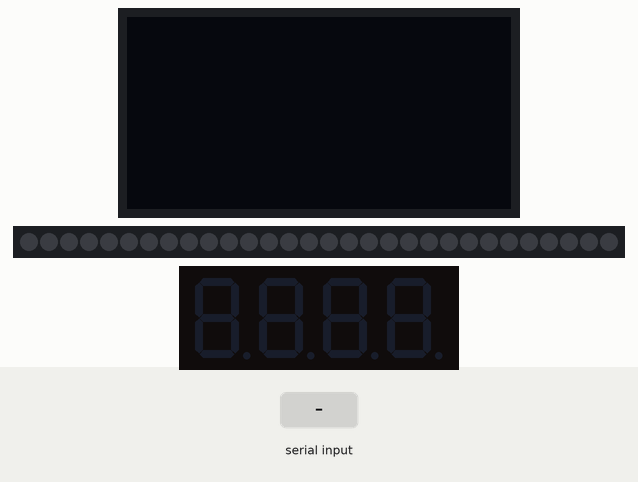
Bench run of a sketch on a simulated ESP32-S3. On the bench: 128×64 one-colour display, 30 RGB LEDs in strip order, left to right, 4-digit seven-segment display. The test bench sets the inputs (shaded band). Dim RGB values are drawn brighter than linear; what the sketch prints to the serial monitor is not drawn.

Above: at 1.6 s.
1.7 s: "n" received over Serial
At 2.24 s:
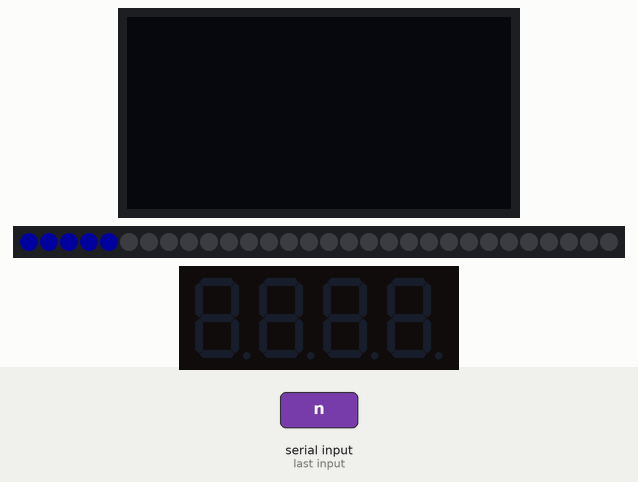
3.5 s: "o" received over Serial
5.9 s: "r" received over Serial
At 6.8 s:
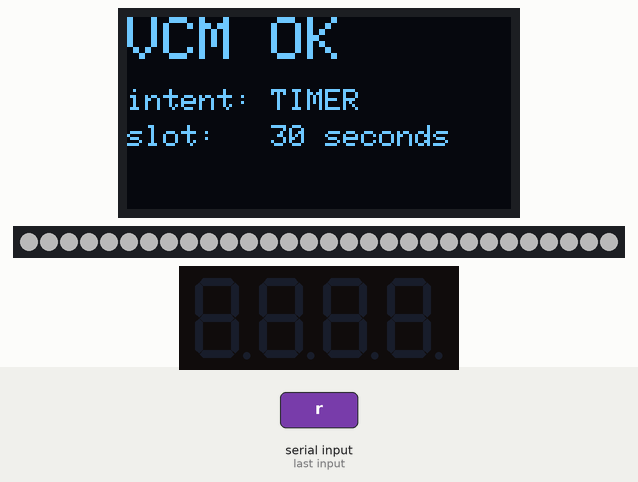
8.9 s: "t" received over Serial
At 10.4 s:
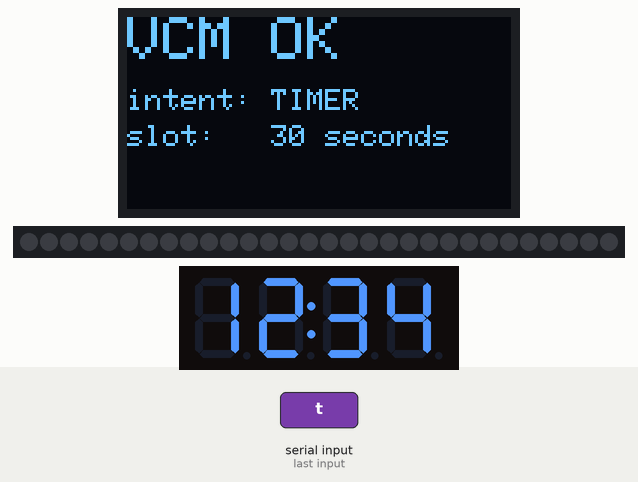
Timing chart, 0 to 11.9 s (numbered marks = the images above; inputs shaded):
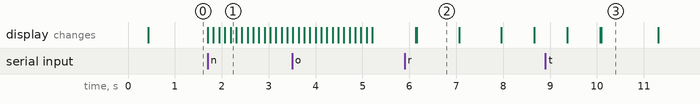

The sketch:

hw_test.ino
```cpp
/*
 * ME2 VCM — Phase 0 hardware bring-up test (ESP32-S3)
 *
 * Serial menu @ 115200 — type a letter + Enter:
 *   o = OLED    t = TM1637    n = STRIP thermometer   r = STRIP lamp
 *   b = buzzer  k = KY-038    a = run all
 *
 * Only ONE WS2812 strip is used (ring is out of commission). It plays both
 * roles: thermometer sweep (n) and lamp on/dim/color (r). In the real demo the
 * strip can be split into a thermometer zone + a lamp zone on this one data pin.
 *
 * Libraries: Adafruit SSD1306, Adafruit GFX, TM1637Display, Adafruit NeoPixel
 *
 * Pinout:  OLED SDA=8 SCL=9   TM1637 CLK=5 DIO=4   STRIP DIN=18
 *          Buzzer=7           KY-038 D0=6
 */
#include <Wire.h>
#include <Adafruit_GFX.h>
#include <Adafruit_SSD1306.h>
#include <TM1637Display.h>
#include <Adafruit_NeoPixel.h>

#define PIN_SDA     8
#define PIN_SCL     9
#define PIN_TM_CLK  5
#define PIN_TM_DIO  4
#define PIN_STRIP   18
#define PIN_BUZZER  7
#define PIN_KY038   6

#define STRIP_COUNT 30         // <-- set to your 0.5m strip's actual LED count

Adafruit_SSD1306 oled(128, 64, &Wire, -1);
TM1637Display    tm(PIN_TM_CLK, PIN_TM_DIO);
Adafruit_NeoPixel strip(STRIP_COUNT, PIN_STRIP, NEO_GRB + NEO_KHZ800);

bool oledOK = false;

void fillAll(uint32_t c) { for (int i=0;i<STRIP_COUNT;i++) strip.setPixelColor(i,c); strip.show(); }

void testOLED() {
  Serial.println("[OLED] drawing...");
  if (!oledOK) { Serial.println("  OLED not found at 0x3C — check SDA=8/SCL=9, or it's the SPI model"); return; }
  oled.clearDisplay();
  oled.setTextColor(SSD1306_WHITE);
  oled.setTextSize(2); oled.setCursor(0, 0);  oled.println("VCM OK");
  oled.setTextSize(1); oled.setCursor(0, 24); oled.println("intent: TIMER");
  oled.setCursor(0, 36); oled.println("slot:   30 seconds");
  oled.display();
  Serial.println("  -> screen should show 'VCM OK' + text");
}

void testTM1637() {
  Serial.println("[TM1637] 12:34 then a 5s countdown...");
  tm.setBrightness(7);
  tm.showNumberDecEx(1234, 0b01000000, true);
  delay(1200);
  for (int s = 5; s >= 0; s--) { tm.showNumberDecEx(s, 0b01000000, true); delay(1000); }
  Serial.println("  -> digits show 12:34 then count 5->0");
}

void testStrip() {                              // thermometer: fill blue->green->red
  Serial.println("[STRIP] thermometer sweep...");
  strip.setBrightness(30);
  strip.clear(); strip.show();
  for (int i = 0; i < STRIP_COUNT; i++) {
    uint32_t c = (i < STRIP_COUNT/3)   ? strip.Color(0,0,255)
               : (i < 2*STRIP_COUNT/3) ? strip.Color(0,255,0)
                                       : strip.Color(255,0,0);
    strip.setPixelColor(i, c); strip.show(); delay(120);
  }
  delay(800); strip.clear(); strip.show();
  Serial.println("  -> LEDs fill upward blue->green->red, then clear");
}

void testLamp() {                               // light control on the strip
  Serial.println("[LAMP] strip as lamp: white -> dim -> red/green/blue...");
  strip.setBrightness(70); fillAll(strip.Color(255,255,255)); delay(900);  // ON
  strip.setBrightness(15); strip.show();                       delay(900);  // DIM
  strip.setBrightness(70);
  fillAll(strip.Color(255,0,0)); delay(700);                                // red
  fillAll(strip.Color(0,255,0)); delay(700);                                // green
  fillAll(strip.Color(0,0,255)); delay(700);                                // blue
  strip.clear(); strip.show();
  Serial.println("  -> strip: white, dims, then red/green/blue, then off");
}

void testBuzzer() {
  Serial.println("[Buzzer] 3 beeps...");
  for (int i = 0; i < 3; i++) { tone(PIN_BUZZER, 2000, 150); delay(280); }
  noTone(PIN_BUZZER);
  Serial.println("  -> you should hear 3 beeps");
}

void testKY038() {
  Serial.println("[KY-038] reading D0 for 5s — clap/talk near it...");
  unsigned long t0 = millis(); int hits = 0;
  while (millis() - t0 < 5000) {
    if (digitalRead(PIN_KY038) == HIGH) { hits++; Serial.println("  sound!"); delay(120); }
  }
  Serial.printf("  -> %d sound events (turn the pot if 0 or always-on)\n", hits);
}

void setup() {
  Serial.begin(115200); delay(400);
  Wire.begin(PIN_SDA, PIN_SCL);
  oledOK = oled.begin(SSD1306_SWITCHCAPVCC, 0x3C);
  strip.begin(); strip.clear(); strip.show();
  pinMode(PIN_KY038, INPUT);
  Serial.println("\n=== ME2 hardware test ===");
  Serial.println("o=OLED t=TM1637 n=STRIP-thermo r=STRIP-lamp b=buzzer k=KY038 a=all");
}

void loop() {
  if (!Serial.available()) return;
  char c = Serial.read();
  switch (c) {
    case 'o': testOLED();   break;
    case 't': testTM1637(); break;
    case 'n': testStrip();  break;
    case 'r': testLamp();   break;
    case 'b': testBuzzer(); break;
    case 'k': testKY038();  break;
    case 'a': testOLED(); testTM1637(); testStrip(); testLamp(); testBuzzer(); testKY038(); break;
    default: break;
  }
}
```

Measured:
- after the input at 5.9 s, the display: first differs from a run without the input after 0.26 s (image 2)
- after the input at 8.9 s, the display: first differs from a run without the input after 1.2 s (image 3)
- what the display in image 3 shows lasts 1.2 s, from 10.1 s to 11.3 s
